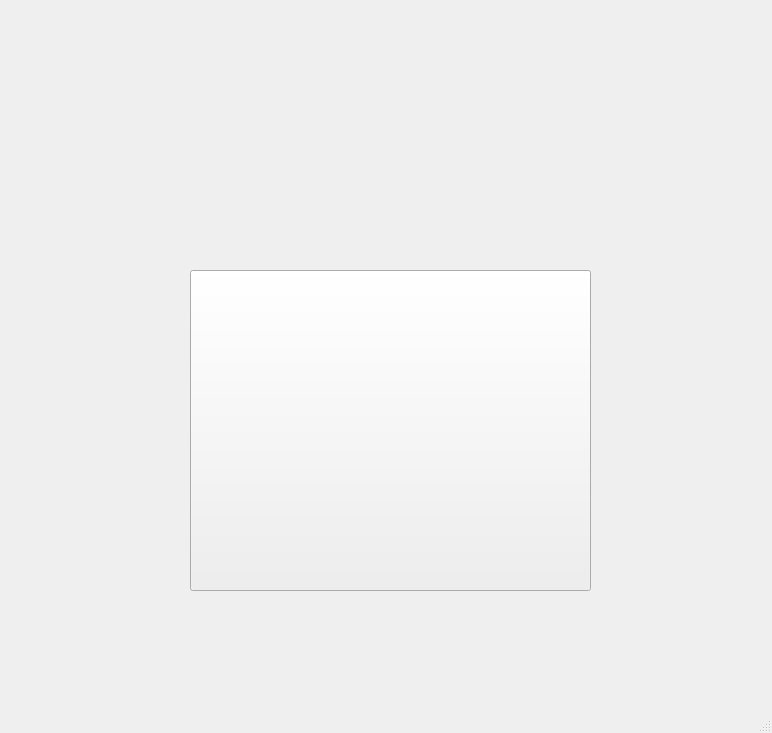
<?xml version="1.0" encoding="UTF-8"?>
<ui version="4.0">
 <class>interface3</class>
 <widget class="QMainWindow" name="interface3">
  <property name="geometry">
   <rect>
    <x>0</x>
    <y>0</y>
    <width>772</width>
    <height>733</height>
   </rect>
  </property>
  <property name="windowTitle">
   <string>MainWindow</string>
  </property>
  <property name="styleSheet">
   <string notr="true">border-image: url(:/images/111.jpeg);</string>
  </property>
  <widget class="QWidget" name="centralwidget">
   <widget class="QPushButton" name="Sub">
    <property name="geometry">
     <rect>
      <x>190</x>
      <y>270</y>
      <width>401</width>
      <height>321</height>
     </rect>
    </property>
    <property name="font">
     <font>
      <pointsize>28</pointsize>
     </font>
    </property>
    <property name="layoutDirection">
     <enum>Qt::LeftToRight</enum>
    </property>
    <property name="autoFillBackground">
     <bool>false</bool>
    </property>
    <property name="styleSheet">
     <string notr="true">border-image: url(:/images/access granted.jpg);</string>
    </property>
    <property name="text">
     <string/>
    </property>
   </widget>
   <widget class="QLabel" name="label1">
    <property name="geometry">
     <rect>
      <x>230</x>
      <y>40</y>
      <width>311</width>
      <height>71</height>
     </rect>
    </property>
    <property name="font">
     <font>
      <family>Gill Sans MT</family>
      <pointsize>24</pointsize>
      <weight>75</weight>
      <bold>true</bold>
     </font>
    </property>
    <property name="styleSheet">
     <string notr="true">border-image: url(:/images/downloa1d.png);</string>
    </property>
    <property name="text">
     <string/>
    </property>
    <property name="scaledContents">
     <bool>false</bool>
    </property>
   </widget>
  </widget>
  <widget class="QStatusBar" name="statusbar"/>
 </widget>
 <resources>
  <include location="logo.qrc"/>
 </resources>
 <connections/>
</ui>
